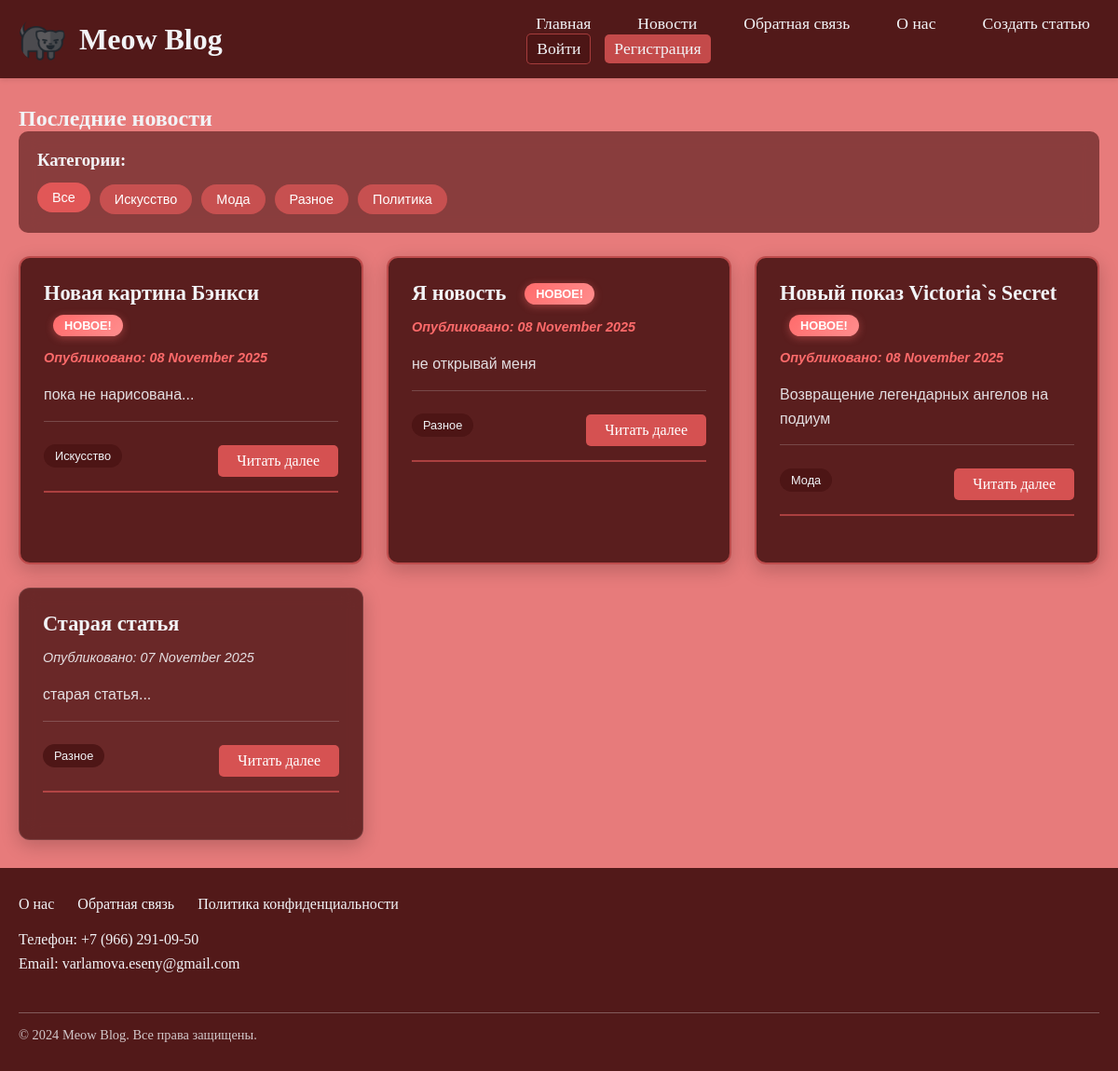
Page /news on the committed database.
### main.py (models this page shows, shortened)
class Article(db.Model):
    __tablename__ = 'articles'
    id = db.Column(db.Integer, primary_key=True)
    title = db.Column(db.String(200), nullable=False)
    text = db.Column(db.Text, nullable=False)
    created_date = db.Column(db.DateTime, default=get_local_datetime)
    category = db.Column(db.String(50), nullable=False, default='Разное')
    excerpt = db.Column(db.Text)
    user_id = db.Column(db.Integer, db.ForeignKey('users.id'), nullable=False)
    comments = db.relationship('Comment', backref='article', lazy=True, cascade='all, delete-orphan')

### main.py (the view)
@app.route('/news')
def news():
    articles = Article.query.order_by(Article.created_date.desc()).all()
    articles_dict = [article_to_dict(article) for article in articles]
    print("=== ОТЛАДОЧНАЯ ИНФОРМАЦИЯ ===")
    print(f"Сегодня: {date.today()}")
    print(f"Всего статей: {len(articles)}")
    for article in articles:
        print(
            f"Статья '{article.title}': {article.created_date.date()} (сегодняшняя: {is_today_article(article.created_date)})")
    print("=============================")
    return render_template('news.html',
                           articles=articles_dict,
                           is_today_article=is_today_article,
                           current_date=date.today())

### main.py (called while the page is built)
def article_to_dict(article):
    return {
        'id': article.id,
        'title': article.title,
        'date': article.created_date.strftime('%d %B %Y'),
        'excerpt': article.excerpt or article.text[:100] + '...',
        'content': f'<p>{article.text}</p>',
        'author_id': article.user_id,
        'category': article.category,
        'author_name': article.author.name
    }

def is_today_article(article_date):
    try:
        if isinstance(article_date, str):
            article_datetime = datetime.strptime(article_date, '%d %B %Y')
            return article_datetime.date() == date.today()
        elif isinstance(article_date, datetime):
            return article_date.date() == date.today()
        return False
    except (ValueError, AttributeError) as e:
        print(f"Ошибка при проверке даты: {e}")
        return False

### templates/news.html (shortened to what this page needs)
{% extends "base.html" %}
{% block content %}
<div class="news-section">
    <div class="news-header-section">
        <h2>Последние новости</h2>
    </div>
    <div class="category-filter">
        <h3>Категории:</h3>
        <div class="category-buttons">
            <a href="{{ url_for('news') }}" class="category-btn {% if not request.args.get('category') %}active{% endif %}">
                Все
            </a>
            {% for category in ['Искусство', 'Мода', 'Разное', 'Политика'] %}
            <a href="{{ url_for('category_news', category_name=category) }}"
               class="category-btn {% if request.endpoint == 'category_news' and category_name == category %}active{% endif %}">
                {{ category }}
            </a>
            {% endfor %}
        </div>
    </div>
    <div class="news-list">
        {% for article in articles %}
        <article class="news-item {% if is_today_article(article.date) %}today{% endif %}">
            <div class="news-header">
                <div class="news-title-wrapper">
                    <h3>{{ article.title }}</h3>
                    {% if is_today_article(article.date) %}
                    <span class="new-badge">Новое!</span>
                    {% endif %}
                </div>
            </div>
            <p class="news-date {% if is_today_article(article.date) %}today{% endif %}">
                Опубликовано: {{ article.date }}
            </p>
            <p class="news-excerpt">{{ article.excerpt }}</p>
            <div class="article-meta">
                <a href="{{ url_for('category_news', category_name=article.category) }}"
                   class="category-link">{{ article.category }}</a>
                <a href="{{ url_for('news_article', id=article.id) }}" class="read-more">Читать далее</a>
            </div>
        </article>
        {% endfor %}
    </div>
</div>
{% endblock %}

### static/style.css (style rules this page uses)
* { margin: 0; padding: 0; box-sizing: border-box; }
body { background-color: rgba(225, 87, 87, 0.779); min-height: 100vh; display: flex; flex-direction: column; font-family: Arial, sans-serif; }
p, h1, h2, h3, h4, h5, h6 { font-family: clickclack; color: rgb(242, 243, 246); }
.news-section { max-width: 100%; }
.news-list { display: grid; grid-template-columns: repeat(auto-fit, minmax(350px, 1fr)); gap: 25px; margin-top: 20px; }
.news-item { background-color: rgba(75, 20, 20, 0.8); padding: 25px; border-radius: 12px; box-shadow: 0 6px 20px rgba(0, 0, 0, 0.2); border: 1px solid rgba(242, 243, 246, 0.1); transition: transform 0.3s ease, box-shadow 0.3s ease; backdrop-filter: blur(10px); }
.news-item h3 { color: rgb(242, 243, 246); font-size: 1.4rem; margin-bottom: 12px; border-bottom: 2px solid rgba(225, 87, 87, 0.6); padding-bottom: 8px; }
.news-date { color: rgba(242, 243, 246, 0.8); font-family: Arial, sans-serif; font-size: 0.9rem; margin-bottom: 15px; font-style: italic; }
.news-item p { color: rgba(242, 243, 246, 0.9); line-height: 1.6; margin-bottom: 15px; }
.news-excerpt { font-family: Arial, sans-serif; color: rgba(242, 243, 246, 0.8); font-size: 1rem; }
.read-more { display: inline-block; background-color: rgba(225, 87, 87, 0.9); color: white; padding: 8px 20px; text-decoration: none; border-radius: 5px; font-family: clickclack; transition: background-color 0.3s ease; margin-top: 10px; }
.article-meta { display: flex; justify-content: space-between; align-items: center; margin-bottom: 25px; padding-bottom: 15px; border-bottom: 2px solid rgba(225, 87, 87, 0.6); }
.new-badge { display: inline-block; background: linear-gradient(135deg, #ff6b6b, #ff8e8e); color: white; padding: 4px 12px; border-radius: 20px; font-family: Arial, sans-serif; font-size: 0.8rem; font-weight: bold; text-transform: uppercase; margin-left: 10px; animation: pulse 2s infinite; box-shadow: 0 2px 8px rgba(255, 107, 107, 0.4); }
.news-item { position: relative; background-color: rgba(75, 20, 20, 0.8); padding: 25px; border-radius: 12px; box-shadow: 0 6px 20px rgba(0, 0, 0, 0.2); border: 1px solid rgba(242, 243, 246, 0.1); transition: transform 0.3s ease, box-shadow 0.3s ease; backdrop-filter: blur(10px); }
.news-item.today { border: 2px solid rgba(255, 107, 107, 0.6); background-color: rgba(75, 20, 20, 0.9); }
.news-header { display: flex; align-items: flex-start; justify-content: space-between; margin-bottom: 12px; }
.news-title-wrapper { flex: 1; display: flex; align-items: center; flex-wrap: wrap; gap: 10px; }
.news-item h3 { color: rgb(242, 243, 246); font-size: 1.4rem; margin-bottom: 0; border-bottom: none; padding-bottom: 0; }
.news-date.today { color: #ff6b6b; font-weight: bold; }
.category-filter { background-color: rgba(75, 20, 20, 0.6); padding: 20px; border-radius: 10px; margin-bottom: 25px; backdrop-filter: blur(10px); }
.category-filter h3 { color: rgb(242, 243, 246); margin-bottom: 15px; font-family: clickclack; }
.category-buttons { display: flex; flex-wrap: wrap; gap: 10px; }
.category-btn { padding: 8px 16px; background-color: rgba(225, 87, 87, 0.7); color: white; text-decoration: none; border-radius: 20px; font-family: Arial, sans-serif; font-size: 0.9rem; transition: all 0.3s ease; }
.category-btn:hover, .category-btn.active { background-color: rgba(225, 87, 87, 1); transform: translateY(-2px); }
.article-meta { display: flex; justify-content: space-between; align-items: center; margin-top: 15px; padding-top: 15px; border-top: 1px solid rgba(242, 243, 246, 0.2); }
.category-link { background-color: rgba(75, 20, 20, 0.9); color: rgb(242, 243, 246); padding: 5px 12px; border-radius: 15px; text-decoration: none; font-family: Arial, sans-serif; font-size: 0.8rem; transition: background-color 0.3s ease; }

### rows in the picture
Article: title "Новая картина Бэнкси", excerpt "пока не нарисована...", category "Искусство"
Article: title "Я новость", excerpt "не открывай меня", category "Разное"
Article: title "Новый показ Victoria`s Secret", excerpt "Возвращение легендарных ангелов на подиум", category "Мода"
Article: title "Старая статья", excerpt "старая статья...", category "Разное"

### other values in the picture
{{ category }} "Искусство" "Мода" "Разное" "Политика"
{{ article.date }} "08 November 2025" "08 November 2025" "08 November 2025" "07 November 2025"
